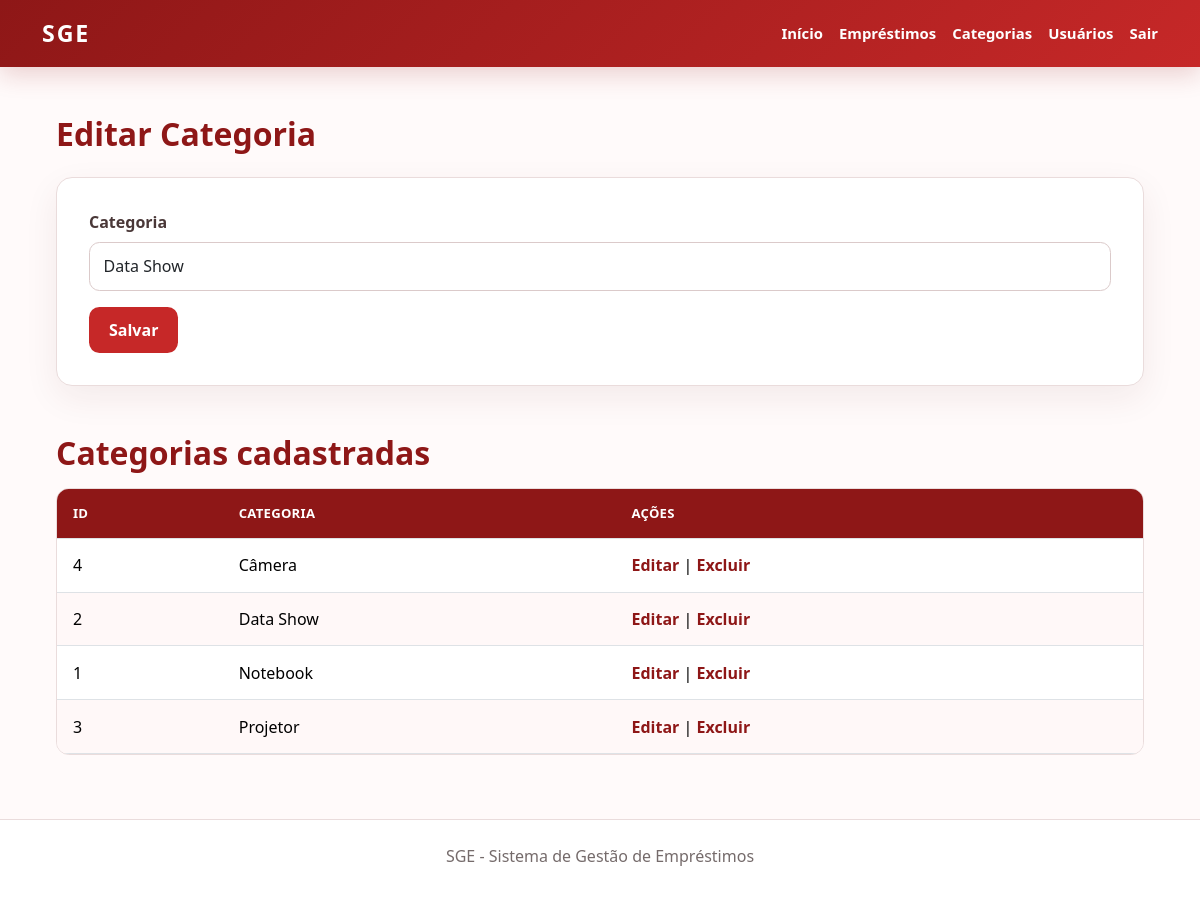
Screenshot of /categorias.php?id=2 (signed in) with the database file from the repository.
### tables this page shows
CREATE TABLE
    categorias (
        id INT AUTO_INCREMENT PRIMARY KEY,
        categoria VARCHAR(100) NOT NULL
    );

### src/categorias.php (the view, shortened to what this page needs)
<?php
require 'config.php';
$id = $_GET['id'] ?? null;
$categoria_edicao = null;
if ($id) {
    $stmt = $conn->prepare(
        'SELECT id, categoria FROM categorias WHERE id = ?'
    );
    $stmt->bind_param('i', $id);
    $stmt->execute();
    $categoria_edicao = $stmt
        ->get_result()
        ->fetch_assoc();
}
$categorias = $conn->query(
    'SELECT id, categoria FROM categorias ORDER BY categoria'
);
require 'header.php';
?>
<main class="sge-main">
    <h2 class="mb-4">
        <?= $categoria_edicao ? 'Editar Categoria' : 'Nova Categoria' ?>
    </h2>
    <form class="sge-panel sge-form mb-5" action="salvar_categoria.php" method="POST">
        <label class="form-label" for="categoria">
            Categoria
        </label>
        <input class="form-control mb-3" type="text" id="categoria" name="categoria"
            value="<?= htmlspecialchars($categoria_edicao['categoria'] ?? '') ?>" required>
        <button class="btn btn-sge" type="submit">
            Salvar
        </button>
    </form>
    <h2 class="mb-3">Categorias cadastradas</h2>
    <div class="table-responsive">
        <table class="table table-hover">
            <thead>
                <tr>
                    <th>ID</th>
                    <th>Categoria</th>
                    <th>Ações</th>
                </tr>
            </thead>
            <tbody>
                <?php while ($categoria = $categorias->fetch_assoc()): ?>
                    <tr>
                        <td>
                            <?= $categoria['id'] ?>
                        </td>
                        <td>
                            <?= htmlspecialchars($categoria['categoria']) ?>
                        </td>
                        <td>
                            <a href="categorias.php?id=<?= $categoria['id'] ?>">
                                Editar
                            </a>
                            |
                            <a href="excluir.php?tipo=categoria&id=<?= $categoria['id'] ?>"
                                onclick="return confirm('Excluir esta categoria?')">
                                Excluir
                            </a>
                        </td>
                    </tr>
                <?php endwhile; ?>
            </tbody>
        </table>
    </div>
</main>
<?php require 'footer.php'; ?>

### src/style.css (style rules this page uses)
:root { --sge-red: #c62828; --sge-red-dark: #8e1717; --sge-red-soft: #fff1f1; --sge-ink: #241b1b; --sge-muted: #756b6b; --sge-line: #eadcdc; }
* { box-sizing: border-box; }
body { min-height: 100vh; margin: 0; color: var(--sge-ink); background: #fffafa; font-family: "Segoe UI", sans-serif; }
.sge-main { width: min(1120px, 100%); margin: 0 auto; padding: 3rem 1rem 4rem; }
.sge-main h1, .sge-main h2 { color: var(--sge-red-dark); font-weight: 800; }
.sge-main h2 { margin-bottom: 1.25rem; }
.sge-panel { border: 1px solid var(--sge-line); border-radius: 1rem; background: #fff; box-shadow: 0 12px 35px rgb(92 28 28 / 7%); }
.sge-form { padding: clamp(1.25rem, 3vw, 2rem); }
.form-label, fieldset legend { color: #4a3838; font-weight: 700; }
.form-control, .form-select { border-color: #dbcaca; border-radius: .65rem; padding: .7rem .85rem; }
.btn-sge { border: 0; border-radius: .65rem; color: #fff; background: var(--sge-red); font-weight: 700; padding: .7rem 1.25rem; }
.table-responsive { border: 1px solid var(--sge-line); border-radius: .8rem; }
.table { min-width: 680px; margin-bottom: 0; }
.table thead th { color: #fff; background: var(--sge-red-dark); font-size: .82rem; letter-spacing: .02em; text-transform: uppercase; white-space: nowrap; }
.table td, .table th { padding: .9rem 1rem; vertical-align: middle; }
.table tbody tr:nth-child(even) td { background: #fff8f8; }
.table a { color: var(--sge-red-dark); font-weight: 700; text-decoration: none; }

### rows the page displays
categorias: categoria "Data Show", id "2"
categorias: id "4", categoria "Câmera"
categorias: id "1", categoria "Notebook"
categorias: id "3", categoria "Projetor"
